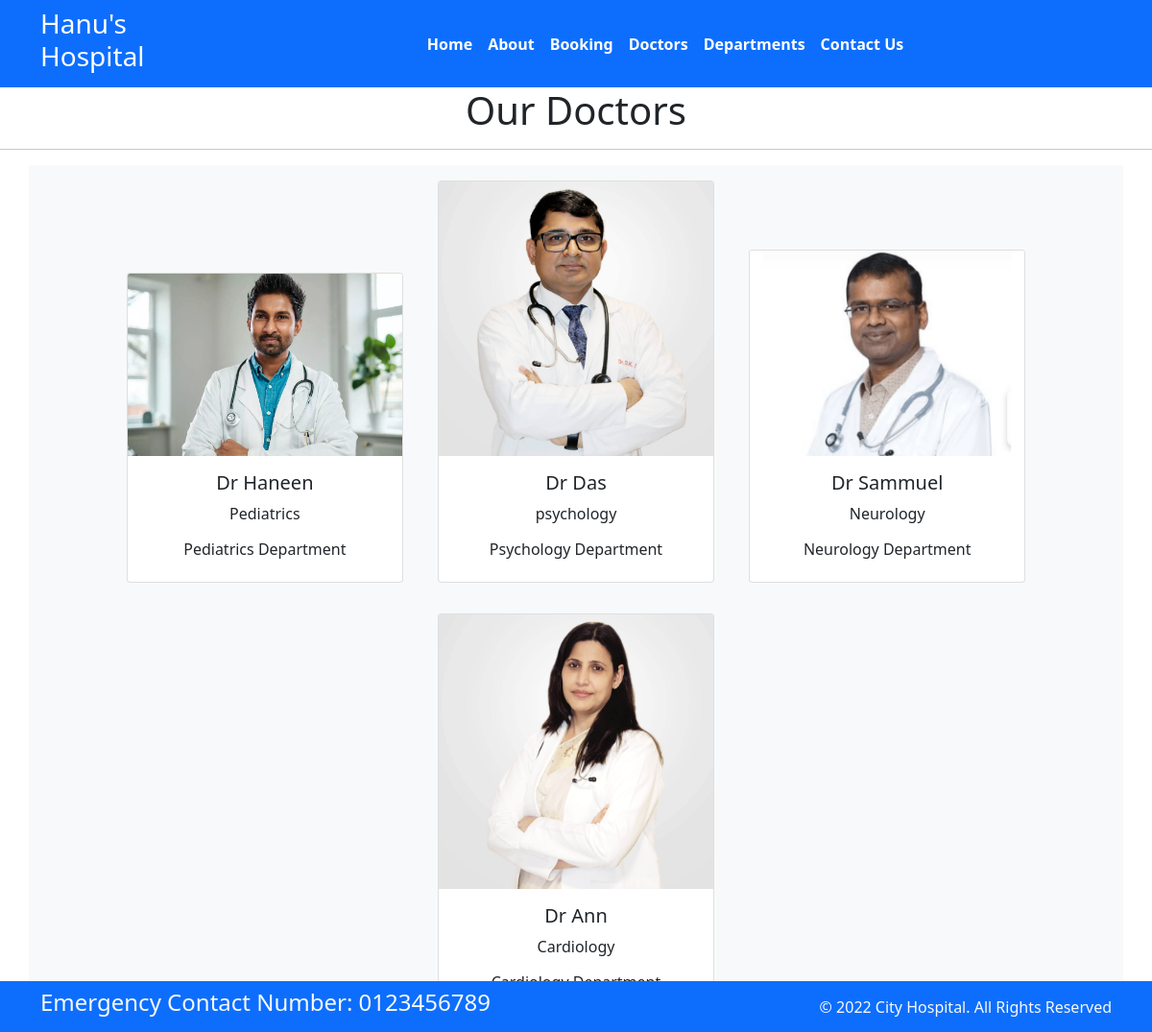
The app's page /doctors/ with its own data.
### home/models.py (models this page shows, shortened)
class Doctors(models.Model):
    doc_name=models.CharField(max_length=255, default='SOME STRING')
    doc_spec=models.CharField(max_length=255)
    dep_name=models.ForeignKey(Departments,on_delete=models.CASCADE)
    doc_image=models.ImageField(upload_to='doctors')

class Departments(models.Model):
    dep_name= models.CharField(max_length=100)
    dep_description=models.TextField()
    def __str__(self):
        return self.dep_name

### home/views.py (the view)
# urls.py: path('doctors/', views.doctors,name='doctors'),
def doctors(request):
    dict_docs = {
        'doctors':Doctors.objects.all()
    }
    return render(request,'doctors.html',dict_docs)

### templates/doctors.html (shortened to what this page needs)
{% extends 'base.html'%}
{% block content  %}
<h1 class="text-center">Our Doctors</h2>
<hr>
<div class="container text-center bg-light">
    {%  for d in doctors %}
    <div class="card text-center mx-3 my-3" style="width: 18rem; display:inline-block">
        <img src="{{d.doc_image.url}}" class="card-img-top" alt="...">
        <div class="card-body">
          <h5 class="card-title">{{d.doc_name}}</h5>
          <p class="card-text">{{d.doc_spec}}</p>
          <h6>{{d.dep_name}} Department</h6>
        </div>
      </div>
    {% endfor %}
</div>
{% endblock%}

### templates/base.html (shortened to what this page needs)
{% load static %}
<!DOCTYPE html>
<html>
  <head>
    <link rel="stylesheet"
      href=" https://cdn.jsdelivr.net/npm/bootstrap@5.1.3/dist/css/bootstrap.min.css ">
    <link rel="stylesheet"
      href="https://use.fontawesome.com/releases/v5.2.0/css/all.css">
      <link rel="stylesheet"
      href={% static '/css/style.css'%}>
  </head>
  <body>
    <nav class="navbar bg-primary navbar-expand-md ">
      <div class="container">
        <div class="col-2 text-left pl-md-0">
          <h3 class="text-white"> Hanu's Hospital </h3>
        </div>
        <div
          class="collapse navbar-collapse justify-content-center col-md-8 navbar-collapse-3">
          <ul class="navbar-nav justify-content-center  fw-bold">
            <li class="nav-item active">
              <a class="nav-link text-white" href="{% url 'home' %}">Home </a>
            </li>
            <li class="nav-item">
              <a class="nav-link text-white" href="{% url 'about' %}">About</a>
            </li>
            <li class="nav-item">
              <a class="nav-link text-white" href="{% url 'booking' %}">Booking</a>
            </li>
            <li class="nav-item">
              <a class="nav-link text-white" href="{% url 'doctors' %}">Doctors</a>
            </li>
			 <li class="nav-item">
              <a class="nav-link text-white" href="{% url 'department' %}">Departments</a>
            </li>
            <li class="nav-item">
              <a class="nav-link text-white" href="{% url 'contact' %}">Contact Us</a>
            </li>
          </ul>
        </div>
      </div>
    </nav>
    {% block content  %} {% endblock%}
    <section class="fixed-bottom">
      <footer class="pt-2 pb-2  bg-primary text-light">
        <div class="container">
          <div class="row align-items-center">
            <div class="col-12 col-md-8">
              <h4>Emergency Contact Number: 0123456789</h4>
            </div>
            <div class="col-12 col-md-4 mt-4 mt-md-0 text-center text-md-end">
              © 2022 City Hospital. All Rights Reserved
            </div>
          </div>
        </div>
      </footer>
    </section>
  </body>
</html>

### records on screen
Doctors: doc_image (picture), doc_name "Dr Haneen", doc_spec "Pediatrics", dep_name "Pediatrics"
Doctors: doc_image (picture), doc_name "Dr Das", doc_spec "psychology", dep_name "Psychology"
Doctors: doc_image (picture), doc_name "Dr Sammuel", doc_spec "Neurology", dep_name "Neurology"
Doctors: doc_image (picture), doc_name "Dr Ann", doc_spec "Cardiology"
